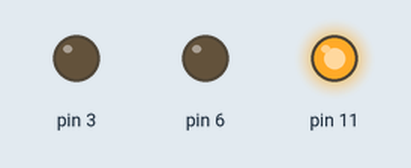
This sketch was run on a simulated Arduino Uno, built with avr-gcc and run on an emulated ATmega328P. Parts: output pins drawn as LEDs (lit = HIGH).

Above: at 0.5 s.
At 1.5 s:
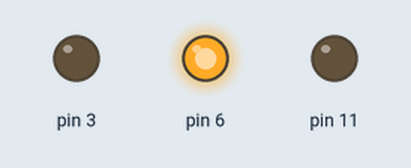
At 5.5 s:
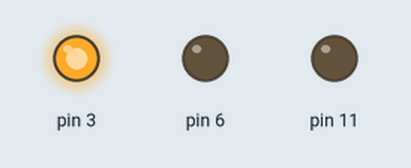
Timing chart, 0 to 6.9 s (numbered marks = the images above):
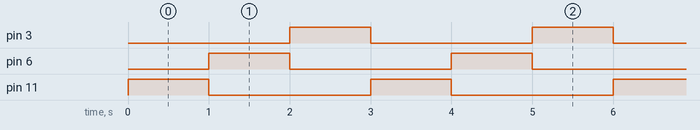

The sketch:

s21.ino
```cpp
void setup() {
  Serial.begin(9600);
  pinMode(11, OUTPUT);
  pinMode(6, OUTPUT);
  pinMode(3, OUTPUT);
}
// 함수 사용
void rgb(int r, int g, int b) {
  analogWrite(11, r);
  analogWrite(6, g);
  analogWrite(3, b);
}

void loop() {
  rgb(255, 0, 0);
  delay(1000);
  rgb(0, 255, 0);
  delay(1000);
  rgb(0, 0, 255);
  delay(1000);
}
```

Measured:
- by itself, pin 3, pin 6, pin 11: alternates HIGH for 1.0 s and LOW for 2.0 s
- by itself, everything shown: repeats every 3.0 s, in 3 steps
